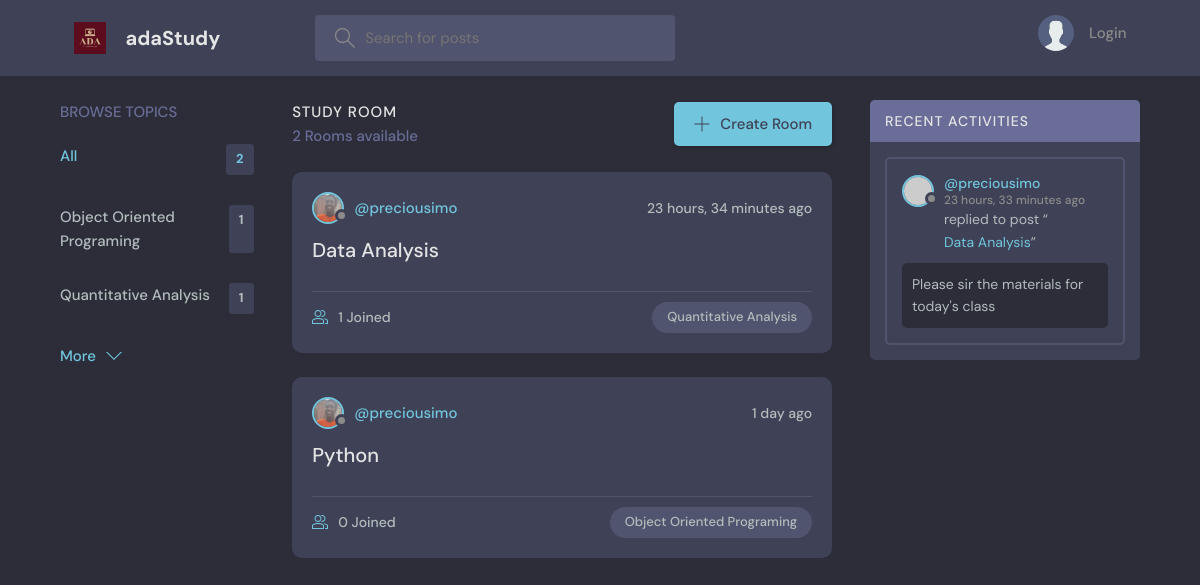
The page / on the database its author committed.
### base/models.py (models this page shows, shortened)
class Topic(models.Model):
    name = models.CharField(max_length=200)

class Room(models.Model):
    host = models.ForeignKey(User, on_delete=models.SET_NULL, null=True)
    topic = models.ForeignKey(Topic, on_delete=models.SET_NULL, null=True)
    name = models.CharField(max_length=200)
    description = models.TextField(null=True, blank=True)
    participants = models.ManyToManyField(
        User, related_name='participants', blank=True)
    updated = models.DateTimeField(auto_now=True)
    created = models.DateTimeField(auto_now_add=True)
    class Meta:
        ordering = ['-updated', '-created']
    def __str__(self):
        return self.name

class User(AbstractUser):
    username = models.CharField(max_length=30, unique=True)
    name = models.CharField(max_length=200, null=True)
    email = models.EmailField(unique=True, null=True)
    bio = models.TextField(null=True)
    avatar = models.ImageField(null=True, default="avatar.svg")
    USERNAME_FIELD = 'username'
    REQUERID_FIELDS = ['email']

class Message(models.Model):
    user = models.ForeignKey(User, on_delete=models.CASCADE)
    room = models.ForeignKey(Room, on_delete=models.CASCADE)
    body = models.TextField()
    updated = models.DateTimeField(auto_now=True)
    created = models.DateTimeField(auto_now_add=True)
    class Meta:
        ordering = ['-updated', '-created']

### base/views.py (the view)
# urls.py: path('', views.home, name="home"),
def home(request):
    q = request.GET.get('q') if request.GET.get('q') != None else ''
    rooms = Room.objects.filter(
        Q(topic__name__icontains=q) |
        Q(name__icontains=q) |
        Q(description__icontains=q)
    )
    topics = Topic.objects.all()[0:5]
    room_count = rooms.count()
    room_messages = Message.objects.filter(
        Q(room__topic__name__icontains=q))[0:3]
    context = {'rooms': rooms, 'topics': topics,
               'room_count': room_count, 'room_messages': room_messages}
    return render(request, 'base/home.html', context)

### base/templates/base/home.html (shortened to what this page needs)
{% extends 'main.html' %} {% block content %}
<main class="layout layout--3">
  <div class="container">
    {% include 'base/topics_component.html'%}
    <div class="roomList">
      <div class="roomList__header">
        <div>
          <h2>Study Room</h2>
          <p>{{room_count}} Rooms available</p>
        </div>
        <a class="btn btn--main" href="{% url 'create-room' %}">
          <svg version="1.1" xmlns="http://www.w3.org/2000/svg" width="32" height="32" viewBox="0 0 32 32">
                <title>add</title>
                <path
                  d="M16.943 0.943h-1.885v14.115h-14.115v1.885h14.115v14.115h1.885v-14.115h14.115v-1.885h-14.115v-14.115z"
                ></path>
              </svg> Create Room
        </a>
      </div>
      {% include 'base/feed_component.html' %}
    </div>
    {% include 'base/activity_component.html' %}
  </div>
</main>
{% endblock content %}

### base/templates/base/topics_component.html
<div class="topics">
  <div class="topics__header">
    <h2>Browse Topics</h2>
  </div>
  <ul class="topics__list">
    <li>
      <a href="{% url 'home' %}" class="active">All <span>{{topics.count}}</span></a>
    </li>
    {% for topic in topics %}
    <li>
      <a href="{% url 'home' %}?q={{ topic.name }}">{{ topic.name }}<span>{{topic.room_set.all.count}}</span></a>
    </li>
    {% endfor %}
  </ul>
  <a class="btn btn--link" href="{% url 'topics' %}">
            More
            <svg version="1.1" xmlns="http://www.w3.org/2000/svg" width="32" height="32" viewBox="0 0 32 32">
              <title>chevron-down</title>
              <path d="M16 21l-13-13h-3l16 16 16-16h-3l-13 13z"></path>
            </svg>
          </a>
</div>

### base/templates/base/feed_component.html (shortened to what this page needs)
{% for room in rooms %}
<div class="roomListRoom">
    <div class="roomListRoom__header">
        <a href="{% url 'user-profile' room.host.id %}" class="roomListRoom__author">
            <div class="avatar avatar--small">
                <img src="{{room.host.avatar.url}}" />
            </div>
            <span>@{{room.host.username}}</span>
        </a>
        <div class="roomListRoom__actions">
            <span>{{room.created|timesince}} ago</span>
        </div>
    </div>
    <div class="roomListRoom__content">
        <a href="{% url 'room' room.id %}">{{room.name}}</a>
    </div>
    <div class="roomListRoom__meta">
        <a href="{% url 'room' room.id %}" class="roomListRoom__joined">
            {{room.participants.all.count}} Joined
        </a>
        <p class="roomListRoom__topic">{{room.topic.name}}</p>
    </div>
</div>
{% endfor %}

### base/templates/base/activity_component.html (shortened to what this page needs)
<div class="activities">
  <div class="activities__header">
    <h2>Recent Activities</h2>
  </div>
  {% for message in room_messages %}
  <div class="activities__box">
    <div class="activities__boxHeader roomListRoom__header">
      <a href="{% url 'user-profile' message.user.id %}" class="roomListRoom__author">
        <div class="avatar avatar--small">
          <img src="https://randomuser.me/api/portraits/men/11.jpg" />
        </div>
        <p>
          @{{message.user.username}}
          <span>{{message.created|timesince}} ago</span>
        </p>
      </a>
    </div>
    <div class="activities__boxContent">
      <p>replied to post “<a href="{% url 'room' message.room.id %}">{{message.room}}</a>”</p>
      <div class="activities__boxRoomContent">{{message.body}}</div>
    </div>
  </div>
  {% endfor %}
</div>

### rows shown on the page
Topic: name "Object Oriented Programing", room_set.all.count "1"
Topic: name "Quantitative Analysis", room_set.all.count "1"
Room: host.avatar (picture), host.username "preciousimo", created "23 hours, 34 minutes", name "Data Analysis", participants.all.count "1", topic.name "Quantitative Analysis"
Room: host.avatar (picture), host.username "preciousimo", created "1 day", name "Python", participants.all.count "0", topic.name "Object Oriented Programing"
Message: user.username "preciousimo", created "23 hours, 33 minutes", room "Data Analysis", body "Please sir the materials for today's class"

### other values the page prints
{{ topics.count }} "2"
{{ room_count }} "2"
